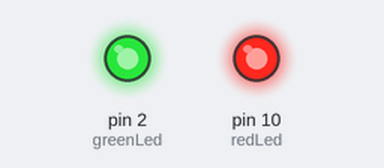
A sketch run on a simulated Arduino Uno, built with avr-gcc and run on an emulated ATmega328P. Shown: output pins drawn as LEDs (lit = HIGH).

Above: at 1.0 s.
At 2.5 s:
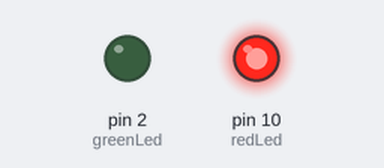
At 7.0 s:
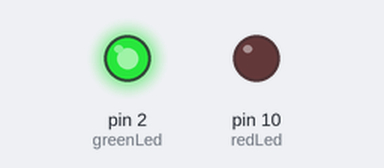
At 8.5 s:
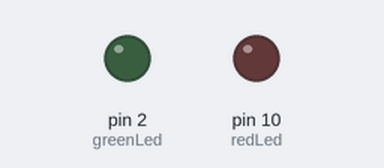
Timing chart, 0 to 11.7 s (numbered marks = the images above):
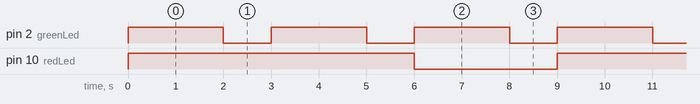

Measured:
- by itself, pin 2 (greenLed): alternates HIGH for 2.0 s and LOW for 1.0 s
- by itself, pin 10 (redLed): alternates HIGH for 6.0 s and LOW for 3.0 s
- by itself, everything shown: repeats every 9.0 s, in 8 steps

The sketch:

_4_BlinkMultitask.ino
```cpp
/*
  Name: Blink Multitask.

  Blink 2 leds using millis function.

  This example avoid the delay fuctions that freeze the Arduino board and It's a
  multitasking board now. This is a great way to blink leds, read sensors and
  do more stuffs at the same time, being precise and accurate.

    Go to my Github to get more code examples:
  https://github.com/ohchaaban/ArduinoLedExamples

  Created on 04 Feb 2018
  by Omar Chaaban
  www.omarchaaban.com
*/

const int greenLed = 2;           //Pin connected to the green led
long millisGreen = 0;        // will store last time 1st LED was updated

const int redLed = 10;           //Pin connected to the red led
long millisRed = 0;        // will store last time 2nd LED was updated


// the setup function runs once when you press reset or power the board
void setup() {
  // initialize digital LedPin variables as outputs and both start On.
  pinMode(redLed, OUTPUT);
  digitalWrite(redLed, HIGH);
  pinMode(greenLed, OUTPUT);
  digitalWrite(greenLed, HIGH);
}

// the loop function runs over and over again forever
void loop() {
  blinkMillis(greenLed, 2000, 1000, millisGreen); //Turn On the ledPin for two sec, turn off the led for one sec.
  blinkMillis(redLed, 6000, 3000, millisRed); //Turn On the ledPin for six sec, turn off the led for 3 sec.
}

//BlinkMillis Function
void blinkMillis(int Pin, long timeHigh, long timeLow, long previousMillis) {

  unsigned long currentMillis = millis();
  //take the current time

  if (digitalRead(Pin) == LOW) {
    //ask for the actual led/pin state

    //Check if it's time to change the led's state
    // between the current time and last time you blinked the LED is bigger than
    // the interval at which you want to blink the LED.

    if (currentMillis - previousMillis > timeLow) { //
      updateMillis(Pin, currentMillis); //Updating Milli Variables.
      digitalWrite(Pin, HIGH);
    }
  } else {
    if (currentMillis - previousMillis > timeHigh) {
      updateMillis(Pin, currentMillis); //Updating Milli Variables.
      digitalWrite(Pin, LOW);
    }
  }

}

//Record the exact time when a specific led/pin change its state.
void updateMillis(int Pin, long previousMillis) {

  switch (Pin) {
    case greenLed:
      millisGreen = previousMillis;
      break;
    case redLed:
      millisRed = previousMillis;
      break;
  }

}
```
